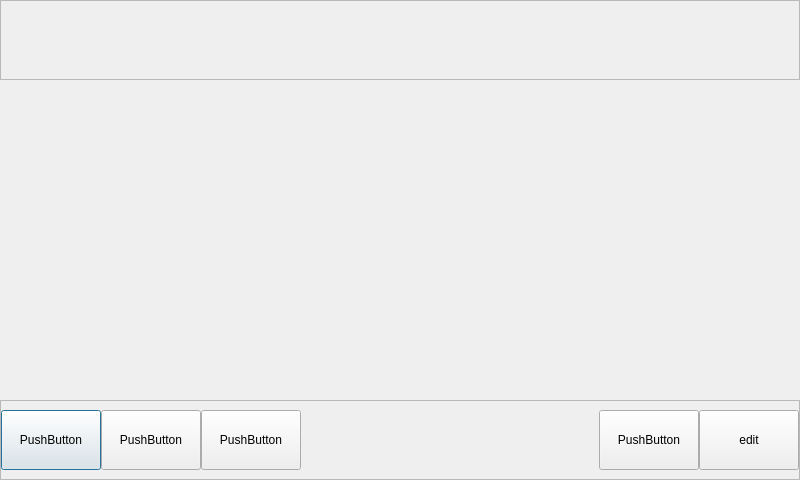
<?xml version="1.0" encoding="UTF-8"?>
<ui version="4.0">
 <class>PlayBackDialog</class>
 <widget class="QDialog" name="PlayBackDialog">
  <property name="geometry">
   <rect>
    <x>0</x>
    <y>0</y>
    <width>800</width>
    <height>480</height>
   </rect>
  </property>
  <property name="windowTitle">
   <string>Dialog</string>
  </property>
  <layout class="QVBoxLayout" name="verticalLayout_2">
   <property name="spacing">
    <number>0</number>
   </property>
   <property name="leftMargin">
    <number>0</number>
   </property>
   <property name="topMargin">
    <number>0</number>
   </property>
   <property name="rightMargin">
    <number>0</number>
   </property>
   <property name="bottomMargin">
    <number>0</number>
   </property>
   <item>
    <widget class="QFrame" name="frame">
     <property name="sizePolicy">
      <sizepolicy hsizetype="Preferred" vsizetype="Maximum">
       <horstretch>0</horstretch>
       <verstretch>0</verstretch>
      </sizepolicy>
     </property>
     <property name="minimumSize">
      <size>
       <width>0</width>
       <height>80</height>
      </size>
     </property>
     <property name="frameShape">
      <enum>QFrame::StyledPanel</enum>
     </property>
     <property name="frameShadow">
      <enum>QFrame::Raised</enum>
     </property>
    </widget>
   </item>
   <item>
    <widget class="QWidget" name="widget" native="true"/>
   </item>
   <item>
    <widget class="QFrame" name="frame_2">
     <property name="sizePolicy">
      <sizepolicy hsizetype="Preferred" vsizetype="Maximum">
       <horstretch>0</horstretch>
       <verstretch>0</verstretch>
      </sizepolicy>
     </property>
     <property name="minimumSize">
      <size>
       <width>0</width>
       <height>80</height>
      </size>
     </property>
     <property name="frameShape">
      <enum>QFrame::StyledPanel</enum>
     </property>
     <property name="frameShadow">
      <enum>QFrame::Raised</enum>
     </property>
     <layout class="QHBoxLayout" name="horizontalLayout_2">
      <property name="spacing">
       <number>0</number>
      </property>
      <property name="leftMargin">
       <number>0</number>
      </property>
      <property name="topMargin">
       <number>0</number>
      </property>
      <property name="rightMargin">
       <number>0</number>
      </property>
      <property name="bottomMargin">
       <number>0</number>
      </property>
      <item>
       <widget class="QPushButton" name="pushButton_4">
        <property name="sizePolicy">
         <sizepolicy hsizetype="Maximum" vsizetype="Fixed">
          <horstretch>0</horstretch>
          <verstretch>0</verstretch>
         </sizepolicy>
        </property>
        <property name="minimumSize">
         <size>
          <width>100</width>
          <height>60</height>
         </size>
        </property>
        <property name="text">
         <string>PushButton</string>
        </property>
       </widget>
      </item>
      <item>
       <widget class="QPushButton" name="pushButton_3">
        <property name="sizePolicy">
         <sizepolicy hsizetype="Maximum" vsizetype="Fixed">
          <horstretch>0</horstretch>
          <verstretch>0</verstretch>
         </sizepolicy>
        </property>
        <property name="minimumSize">
         <size>
          <width>100</width>
          <height>60</height>
         </size>
        </property>
        <property name="text">
         <string>PushButton</string>
        </property>
       </widget>
      </item>
      <item>
       <widget class="QPushButton" name="pushButton_2">
        <property name="sizePolicy">
         <sizepolicy hsizetype="Maximum" vsizetype="Fixed">
          <horstretch>0</horstretch>
          <verstretch>0</verstretch>
         </sizepolicy>
        </property>
        <property name="minimumSize">
         <size>
          <width>100</width>
          <height>60</height>
         </size>
        </property>
        <property name="text">
         <string>PushButton</string>
        </property>
       </widget>
      </item>
      <item>
       <widget class="QWidget" name="widget_2" native="true"/>
      </item>
      <item>
       <widget class="QPushButton" name="pushButton">
        <property name="sizePolicy">
         <sizepolicy hsizetype="Maximum" vsizetype="Fixed">
          <horstretch>0</horstretch>
          <verstretch>0</verstretch>
         </sizepolicy>
        </property>
        <property name="minimumSize">
         <size>
          <width>100</width>
          <height>60</height>
         </size>
        </property>
        <property name="text">
         <string>PushButton</string>
        </property>
       </widget>
      </item>
      <item>
       <widget class="QPushButton" name="pushButtonEdit">
        <property name="sizePolicy">
         <sizepolicy hsizetype="Maximum" vsizetype="Fixed">
          <horstretch>0</horstretch>
          <verstretch>0</verstretch>
         </sizepolicy>
        </property>
        <property name="minimumSize">
         <size>
          <width>100</width>
          <height>60</height>
         </size>
        </property>
        <property name="text">
         <string>edit</string>
        </property>
       </widget>
      </item>
     </layout>
    </widget>
   </item>
  </layout>
 </widget>
 <resources/>
 <connections/>
</ui>
